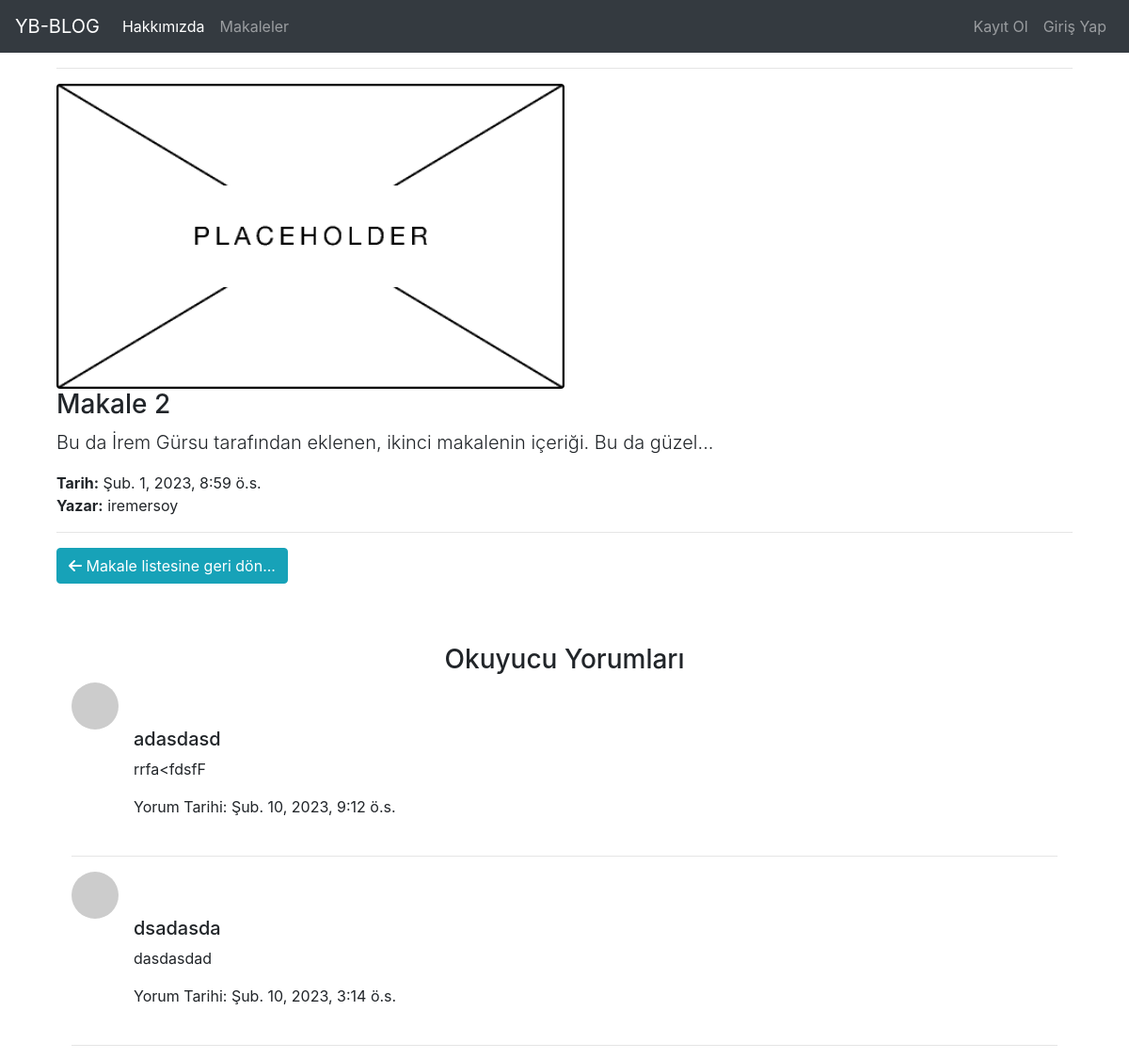
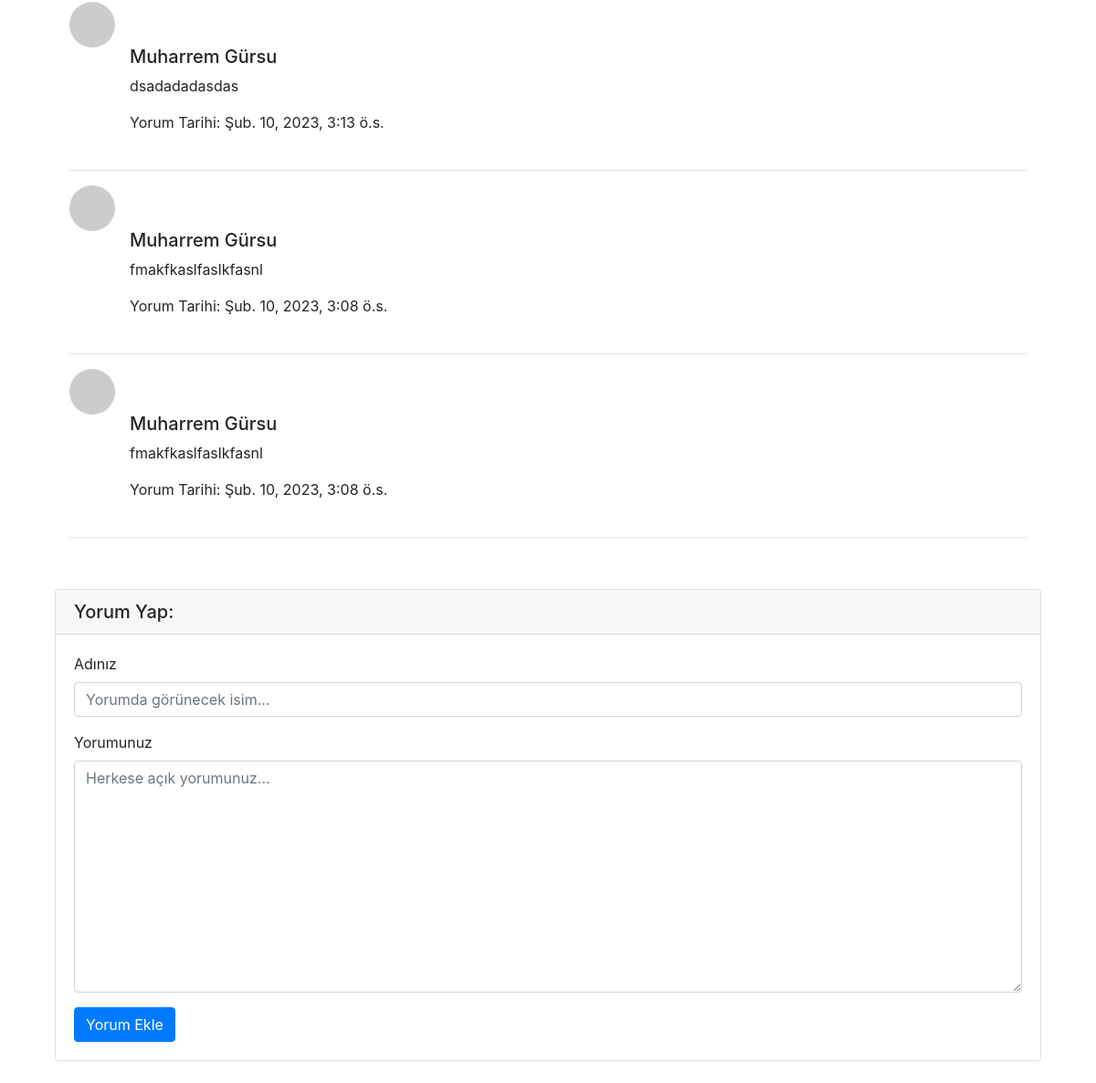
The page /articles/detail/2 on the database its author committed (2 pictures, top to bottom).
### article/models.py (models this page shows, shortened)
class Article(models.Model):
    author = models.ForeignKey('auth.User', on_delete=models.CASCADE, verbose_name='Yazar') # Django içindeki hazır user sınıfını kullandık
    title = models.CharField(max_length=50, verbose_name='Başlık')
    content = RichTextField()
    created_date = models.DateTimeField(auto_now_add=True, verbose_name='Oluşturulma Tarihi')
    article_image = models.FileField(blank=True, null=True, verbose_name='Görsel Ekle') # makalede görsel olmak zorunda değilse, blank ve null argümanlarını True yap
    class Meta:
        ordering = ['created_date']

class Comment(models.Model):
    article = models.ForeignKey(Article, on_delete=models.CASCADE, verbose_name='Makale', related_name='comments')
    comment_author = models.CharField(max_length=50, verbose_name='İsim')
    comment_content = models.CharField(max_length=250, verbose_name='Yorum')
    comment_date = models.DateTimeField(auto_now=True, verbose_name='Oluşturulma Tarihi')
    class Meta:
        ordering = ['-comment_date']

### article/views.py (the view)
# urls.py: path('detail/<int:id>', views.detail, name='detail'),
def detail(request, id):
    """Article modelinden id'ye göre nesne çekiyor, bulamazsa da 404 sayfası gödneriyor."""
    article = get_object_or_404(Article, id=id)
    comments = article.comments.all()
    return render(request,'detail.html', {"article": article, 'comments':comments})

### templates/detail.html (shortened to what this page needs)
{% extends 'layout.html' %}
{% block body %}
<div class="container">
    <hr>
    {% if article.article_image %}
    <img src="{{ article.article_image.url }}" alt="" class="img-fluid rounded w-50">
    {% else %}
    <img src="/media/image_placeholder.png" alt="" class="img-fluid rounded w-50">
    {% endif %}
    <h3>{{ article.title }}</h3>
    <p class="lead">{{ article.content|safe}}</p>
    <strong>Tarih:</strong> {{ article.created_date}}
    <br>
    <strong>Yazar:</strong> {{ article.author}}
    <hr>
    <a class="btn btn-info" href="/articles/">
        <i class="fa-sharp fa-solid fa-arrow-left"></i> Makale listesine geri dön...
    </a>
    <br>
    <br>
    <br>
    <div class="p-3">
        {% if comments %}
        <h3 class="text-center">Okuyucu Yorumları</h3>
            {% for comment in comments %}
                    <div class="media mb-4">
                        <img src="https://via.placeholder.com/50x50" alt="" class="d-flex mr-3 rounded-circle">
                        <div class="media-body">
                            <h5 class="mt-5">{{ comment.comment_author }}</h5>
                            <p>{{ comment.comment_content}}</p>
                            <p>Yorum Tarihi: {{ comment.comment_date }} </p>
                        </div>
                    </div>
                    <hr>
            {% endfor %}
        {% else %}
        <div class="alert alert-warning">Yorum yok...</div>
        {% endif %}
    </div>
    <div class="card my-4">
        <h5 class="card-header">Yorum Yap:</h5>
        <div class="card-body">
            <form action="/articles/comment/{{ article.id }}" method="POST">
                <div class="form-group">
                    <label for="comment_name">Adınız</label>
                    <input type="text" class="form-control" name="comment_author" id="comment_name" placeholder="Yorumda görünecek isim...">
                  </div>
                  <div class="form-group">
                    <label for="yorum">Yorumunuz</label>
                    <textarea class="form-control" name="comment_content" id="yorum" cols="30" rows="10" placeholder="Herkese açık yorumunuz..."></textarea>
                  </div>
                <button class="btn btn-primary" type="submit">Yorum Ekle</button>
            </form>
        </div>
    </div>
</div>
{% endblock %}

### rows shown on the page
Article: title "Makale 2", content "Bu da İrem Gürsu tarafından eklenen, ikinci makalenin içeriği. Bu da güzel...", created_date "Şub. 1, 2023, 8:59 ö.s.", author "iremersoy"
Comment: comment_author "adasdasd", comment_content "rrfa<fdsfF", comment_date "Şub. 10, 2023, 9:12 ö.s."
Comment: comment_author "dsadasda", comment_content "dasdasdad", comment_date "Şub. 10, 2023, 3:14 ö.s."
Comment: comment_author "Muharrem Gürsu", comment_content "dsadadadasdas", comment_date "Şub. 10, 2023, 3:13 ö.s."
Comment: comment_author "Muharrem Gürsu", comment_content "fmakfkaslfaslkfasnl", comment_date "Şub. 10, 2023, 3:08 ö.s."
Comment: comment_author "Muharrem Gürsu", comment_content "fmakfkaslfaslkfasnl", comment_date "Şub. 10, 2023, 3:08 ö.s."
